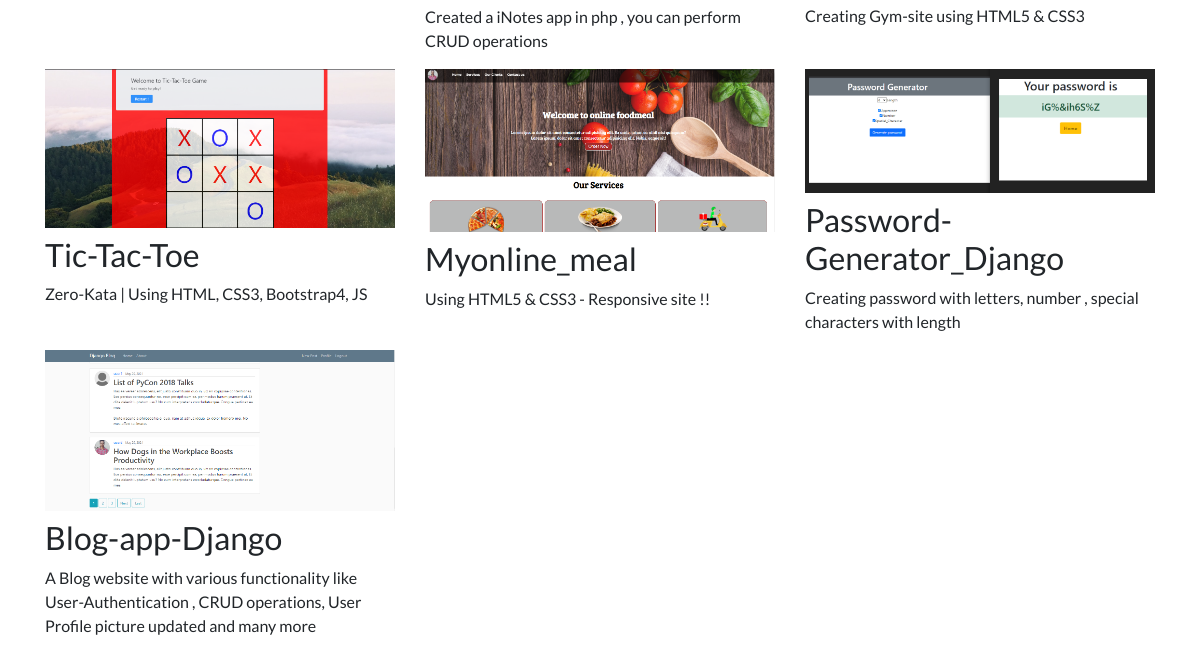
Before: / (lower part) with the older database file.
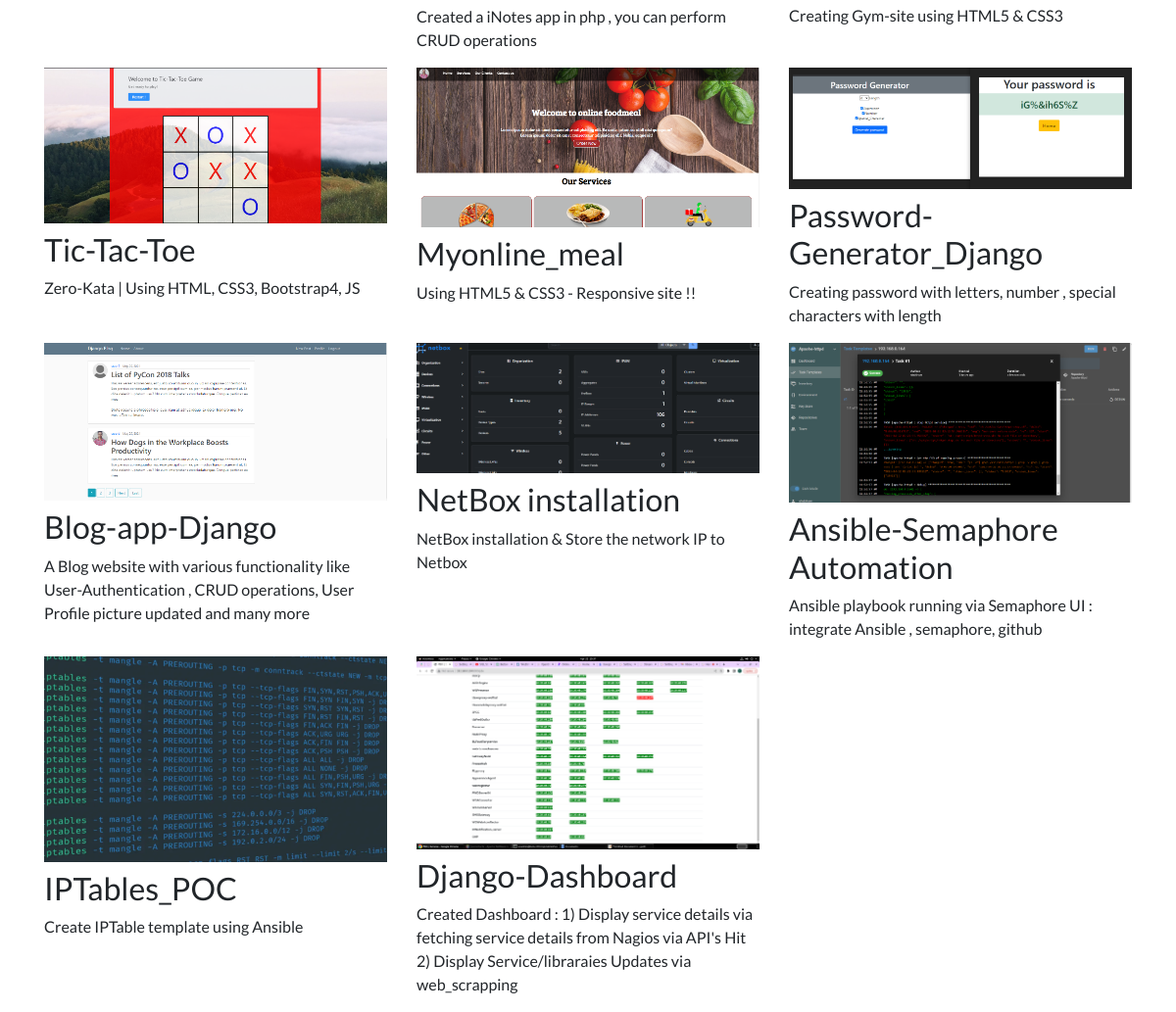
After: the same page with the newer database file.
### portfolio/models.py (models this page shows, shortened)
class Project(models.Model):
    title = models.CharField(max_length=100)
    description = models.CharField(max_length=500)
    image = models.ImageField(upload_to='portfolio/images')
    url = models.URLField(blank=True)

### portfolio/views.py (the view)
# urls.py: 2. Add a URL to urlpatterns:  path('', views.home, name='home')
def home(request):
    projects = Project.objects.all()
    return render(request,'portfolio/home.html',{'projects': projects})

### portfolio/templates/portfolio/home.html (shortened to what this page needs)
{% extends 'portfolio/base.html' %}
{% load static %}
{% block content %}
<div class="row">
    {% for project in projects %}
    <div class="col-lg-4 col-md-6">
        {% if project.url %}
        <a href="{{ project.url }}">
            <img src="{{ project.image.url }}" class="img-fluid mb-2">
        </a>
        {% else %}
        <img src="{{ project.image.url }}" class="img-fluid mb-2">
        {% endif %}
        <h2>{{ project.title }}</h2>
        <p>{{ project.description }}</p>
    </div>
    {% endfor %}
</div>
{% endblock %}

### portfolio/templates/portfolio/base.html (shortened to what this page needs)
{% load static %}
<!doctype html>
<html lang="en">
  <head>
    <link rel="stylesheet" href="https://stackpath.bootstrapcdn.com/bootstrap/4.4.1/css/bootstrap.min.css">
    <link rel="stylesheet" href="{% static 'portfolio/custom.css' %}">
  </head>
  <body>
<div class="container">
  {% block content %} {% endblock %}
</div>
</body>
</html>

### portfolio/static/portfolio/custom.css (style rules this page uses)
body { font-family: 'Lato', sans-serif; }

Changed rows visible on the page:
added Project: image (picture), title "NetBox installation", description "NetBox installation & Store the network IP to Netbox"
added Project: image (picture), title "Ansible-Semaphore Automation", description "Ansible playbook running via Semaphore UI : integrate Ansible , semaphore, github"
added Project: image (picture), title "IPTables_POC", description "Create IPTable template using Ansible"
added Project: image (picture), title "Django-Dashboard", description "Created Dashboard : 1) Display service details via fetching service details from Nagios via API's Hit 2) Display Service/libraraies Updates via web_scrapping"
